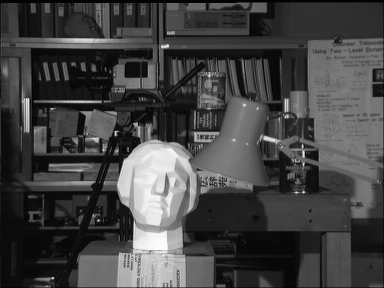
#> input picture images/tsukuba_l.png, 384 x 288 px
$ jupyter execute DepthSample.ipynb
#> lines starting #> are read from the running program, lines starting #| are printed output that depends on the picture
[cell 1]
import numpy as np
import cv2 as cv
from matplotlib import pyplot as plt

[cell 2]
def makeDisparity(imgL, imgR):
    stereo = cv.StereoBM_create(numDisparities=16, blockSize=15)
    disparity = stereo.compute(imgL,imgR)
    return disparity

[cell 3]
# [59 lines left out: function displayVideoRealTime, not called in this run]

[cell 4]
# [7 lines left out: function testOnCameras, not called in this run]

[cell 5]
def testOnSampleImages():
    imgL = cv.imread('images/tsukuba_l.png')
#> imgL is the input picture: shape (288, 384, 3); min 0, max 252, mean 67.6
    imgR = cv.imread('images/tsukuba_r.png')
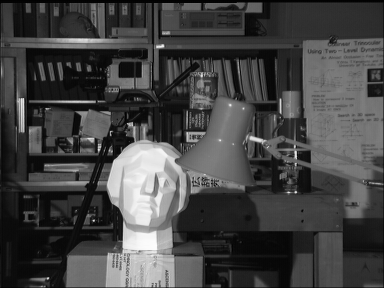
#> input picture images/tsukuba_r.png, 384 x 288 px
#> imgR is the input picture: shape (288, 384, 3); min 0, max 253, mean 68
    imgL = cv.cvtColor(imgL, cv.COLOR_BGR2GRAY)
#> imgL: shape (288, 384)
    imgR = cv.cvtColor(imgR, cv.COLOR_BGR2GRAY)
#> imgR: shape (288, 384)
    disparity = makeDisparity(imgL, imgR)
#> in makeDisparity, `disparity = stereo.compute(imgL,imgR)`:
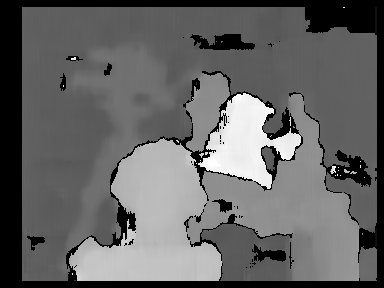
#> disparity: shape (288, 384) int16; min -16, max 240, mean 85.2; drawn with min black and max white

    cv.imwrite('images/depth.png', disparity)

    fig = plt.figure()
    fig.add_subplot(1, 2, 1)
    plt.imshow(imgL,'gray')
    fig.add_subplot(1, 2, 2)
    plt.imshow(imgR,'gray')
    plt.show()
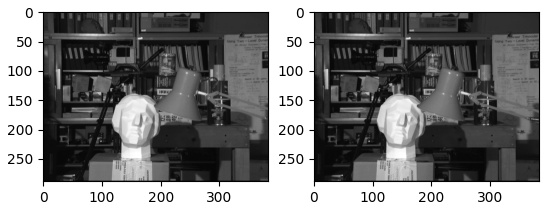
#> figure drawn by matplotlib, 2 panels
    plt.imshow(disparity,'gray')
    plt.show()
